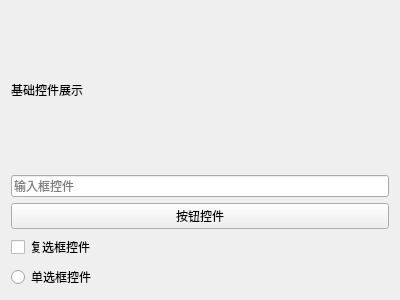
<?xml version="1.0" encoding="UTF-8"?>
<ui version="4.0">
 <class>Form</class>
 <widget class="QWidget" name="Form">
  <property name="geometry">
   <rect>
    <x>0</x>
    <y>0</y>
    <width>400</width>
    <height>300</height>
   </rect>
  </property>
  <layout class="QVBoxLayout" name="verticalLayout">
   <item>
    <widget class="QLabel" name="label">
     <property name="text">
      <string>基础控件展示</string>
     </property>
    </widget>
   </item>
   <item>
    <widget class="QLineEdit" name="lineEdit">
     <property name="placeholderText">
      <string>输入框控件</string>
     </property>
    </widget>
   </item>
   <item>
    <widget class="QPushButton" name="pushButton">
     <property name="text">
      <string>按钮控件</string>
     </property>
    </widget>
   </item>
   <item>
    <widget class="QCheckBox" name="checkBox">
     <property name="text">
      <string>复选框控件</string>
     </property>
    </widget>
   </item>
   <item>
    <widget class="QRadioButton" name="radioButton">
     <property name="text">
      <string>单选框控件</string>
     </property>
    </widget>
   </item>
  </layout>
 </widget>
 <resources/>
 <connections/>
</ui>
